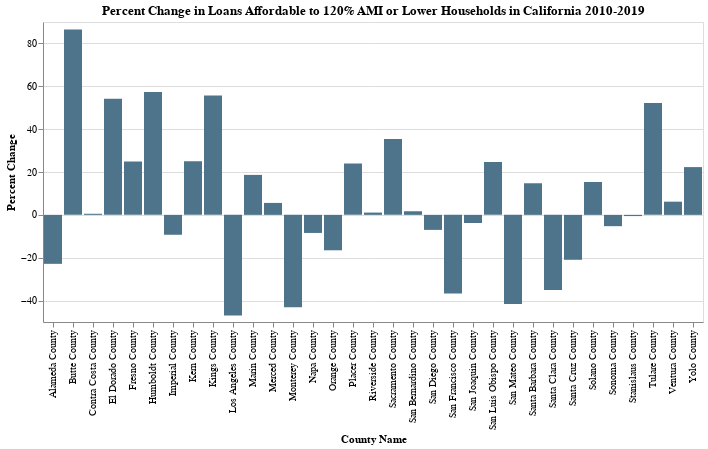

Write notebook code for a chart like this one.
### Code cell
alt.Chart(affodable_2010_to_2019_120AMI).mark_bar().encode(
    x='County Name',
    y='Percent Change',
    tooltip=['Percent Change']
).configure(background="#ffffff").configure_legend().properties(
    title={
      "text": ["Percent Change in Loans Affordable to 120% AMI or Lower Households in California 2010-2019"]})

### Figure 1 — Vega-Lite specification as saved in the notebook (floating-point values rounded to 4 significant figures)
{"config": {"title": {"font": "Veranda Regular"}, "range": {"category": ["#4E748B"]}, "legend": {"labelFont": "Veranda Regular"}, "bar": {"fill": ["#4E748B"], "stroke": false}, "background": "#ffffff"}, "data": {"name": "data-60eea8837d809eab49e1be693ff982d5"}, "mark": "bar", "encoding": {"tooltip": [{"type": "quantitative", "field": "Percent Change"}], "x": {"type": "nominal", "field": "County Name"}, "y": {"type": "quantitative", "field": "Percent Change"}}, "title": {"text": ["Percent Change in Loans Affordable to 120% AMI or Lower Households in California 2010-2019"]}, "$schema": "https://vega.github.io/schema/vega-lite/v4.0.2.json", "datasets": {"data-60eea8837d809eab49e1be693ff982d5": [{"County Name": "Los Angeles County", "Percent of Loans Affordable to 120%_AMI or Lower Households 2019": 0.3798, "Percent of Loans Affordable to 120%_AMI or Lower Households 2010": 0.7163, "Percent Change": -46.98}, {"County Name": "Monterey County", "Percent of Loans Affordable to 120%_AMI or Lower Households 2019": 0.4973, "Percent of Loans Affordable to 120%_AMI or Lower Households 2010": 0.8745, "Percent Change": -43.14}, {"County Name": "San Mateo County", "Percent of Loans Affordable to 120%_AMI or Lower Households 2019": 0.4063, "Percent of Loans Affordable to 120%_AMI or Lower Households 2010": 0.6961, "Percent Change": -41.63}, {"County Name": "San Francisco County", "Percent of Loans Affordable to 120%_AMI or Lower Households 2019": 0.4009, "Percent of Loans Affordable to 120%_AMI or Lower Households 2010": 0.6337, "Percent Change": -36.74}, {"County Name": "Santa Clara County", "Percent of Loans Affordable to 120%_AMI or Lower Households 2019": 0.5234, "Percent of Loans Affordable to 120%_AMI or Lower Households 2010": 0.806, "Percent Change": -35.06}, {"County Name": "Alameda County", "Percent of Loans Affordable to 120%_AMI or Lower Households 2019": 0.5433, "Percent of Loans Affordable to 120%_AMI or Lower Households 2010": 0.7043, "Percent Change": -22.86}, {"County Name": "Santa Cruz County", "Percent of Loans Affordable to 120%_AMI or Lower Households 2019": 0.5084, "Percent of Loans Affordable to 120%_AMI or Lower Households 2010": 0.6433, "Percent Change": -20.97}, {"County Name": "Orange County", "Percent of Loans Affordable to 120%_AMI or Lower Households 2019": 0.5935, "Percent of Loans Affordable to 120%_AMI or Lower Households 2010": 0.7111, "Percent Change": -16.53}, {"County Name": "Imperial County", "Percent of Loans Affordable to 120%_AMI or Lower Households 2019": 0.9696, "Percent of Loans Affordable to 120%_AMI or Lower Households 2010": 1.069, "Percent Change": -9.289}, {"County Name": "Napa County", "Percent of Loans Affordable to 120%_AMI or Lower Households 2019": 0.7505, "Percent of Loans Affordable to 120%_AMI or Lower Households 2010": 0.8197, "Percent Change": -8.44}, {"County Name": "San Diego County", "Percent of Loans Affordable to 120%_AMI or Lower Households 2019": 0.6177, "Percent of Loans Affordable to 120%_AMI or Lower Households 2010": 0.6643, "Percent Change": -7.018}, {"County Name": "Sonoma County", "Percent of Loans Affordable to 120%_AMI or Lower Households 2019": 0.7191, "Percent of Loans Affordable to 120%_AMI or Lower Households 2010": 0.7592, "Percent Change": -5.276}, {"County Name": "San Joaquin County", "Percent of Loans Affordable to 120%_AMI or Lower Households 2019": 0.7698, "Percent of Loans Affordable to 120%_AMI or Lower Households 2010": 0.8002, "Percent Change": -3.8}, {"County Name": "Stanislaus County", "Percent of Loans Affordable to 120%_AMI or Lower Households 2019": 0.9143, "Percent of Loans Affordable to 120%_AMI or Lower Households 2010": 0.9196, "Percent Change": -0.5678}, {"County Name": "Contra Costa County", "Percent of Loans Affordable to 120%_AMI or Lower Households 2019": 0.7301, "Percent of Loans Affordable to 120%_AMI or Lower Households 2010": 0.7264, "Percent Change": 0.5107}, {"County Name": "Riverside County", "Percent of Loans Affordable to 120%_AMI or Lower Households 2019": 0.8073, "Percent of Loans Affordable to 120%_AMI or Lower Households 2010": 0.7988, "Percent Change": 1.061}, {"County Name": "San Bernardino County", "Percent of Loans Affordable to 120%_AMI or Lower Households 2019": 0.834, "Percent of Loans Affordable to 120%_AMI or Lower Households 2010": 0.8202, "Percent Change": 1.684}, {"County Name": "Merced County", "Percent of Loans Affordable to 120%_AMI or Lower Households 2019": 0.8687, "Percent of Loans Affordable to 120%_AMI or Lower Households 2010": 0.8229, "Percent Change": 5.569}, {"County Name": "Ventura County", "Percent of Loans Affordable to 120%_AMI or Lower Households 2019": 0.7563, "Percent of Loans Affordable to 120%_AMI or Lower Households 2010": 0.7125, "Percent Change": 6.152}, {"County Name": "Santa Barbara County", "Percent of Loans Affordable to 120%_AMI or Lower Households 2019": 0.6207, "Percent of Loans Affordable to 120%_AMI or Lower Households 2010": 0.5409, "Percent Change": 14.75}, {"County Name": "Solano County", "Percent of Loans Affordable to 120%_AMI or Lower Households 2019": 0.9277, "Percent of Loans Affordable to 120%_AMI or Lower Households 2010": 0.8044, "Percent Change": 15.32}, {"County Name": "Marin County", "Percent of Loans Affordable to 120%_AMI or Lower Households 2019": 0.5463, "Percent of Loans Affordable to 120%_AMI or Lower Households 2010": 0.4605, "Percent Change": 18.65}, {"County Name": "Yolo County", "Percent of Loans Affordable to 120%_AMI or Lower Households 2019": 0.9175, "Percent of Loans Affordable to 120%_AMI or Lower Households 2010": 0.7503, "Percent Change": 22.29}, {"County Name": "Placer County", "Percent of Loans Affordable to 120%_AMI or Lower Households 2019": 0.8059, "Percent of Loans Affordable to 120%_AMI or Lower Households 2010": 0.6503, "Percent Change": 23.92}, {"County Name": "San Luis Obispo County", "Percent of Loans Affordable to 120%_AMI or Lower Households 2019": 0.7066, "Percent of Loans Affordable to 120%_AMI or Lower Households 2010": 0.5666, "Percent Change": 24.72}, {"County Name": "Fresno County", "Percent of Loans Affordable to 120%_AMI or Lower Households 2019": 0.821, "Percent of Loans Affordable to 120%_AMI or Lower Households 2010": 0.6574, "Percent Change": 24.89}, {"County Name": "Kern County", "Percent of Loans Affordable to 120%_AMI or Lower Households 2019": 0.9234, "Percent of Loans Affordable to 120%_AMI or Lower Households 2010": 0.7388, "Percent Change": 24.99}, {"County Name": "Sacramento County", "Percent of Loans Affordable to 120%_AMI or Lower Households 2019": 0.9203, "Percent of Loans Affordable to 120%_AMI or Lower Households 2010": 0.6797, "Percent Change": 35.4}, {"County Name": "Tulare County", "Percent of Loans Affordable to 120%_AMI or Lower Households 2019": 0.8464, "Percent of Loans Affordable to 120%_AMI or Lower Households 2010": 0.5562, "Percent Change": 52.17}, {"County Name": "El Dorado County", "Percent of Loans Affordable to 120%_AMI or Lower Households 2019": 0.7661, "Percent of Loans Affordable to 120%_AMI or Lower Households 2010": 0.4969, "Percent Change": 54.17}, {"County Name": "Kings County", "Percent of Loans Affordable to 120%_AMI or Lower Households 2019": 0.9399, "Percent of Loans Affordable to 120%_AMI or Lower Households 2010": 0.6034, "Percent Change": 55.75}, {"County Name": "Humboldt County", "Percent of Loans Affordable to 120%_AMI or Lower Households 2019": 0.8639, "Percent of Loans Affordable to 120%_AMI or Lower Households 2010": 0.5489, "Percent Change": 57.38}, {"County Name": "Butte County", "Percent of Loans Affordable to 120%_AMI or Lower Households 2019": 0.9182, "Percent of Loans Affordable to 120%_AMI or Lower Households 2010": 0.4922, "Percent Change": 86.54}]}}
